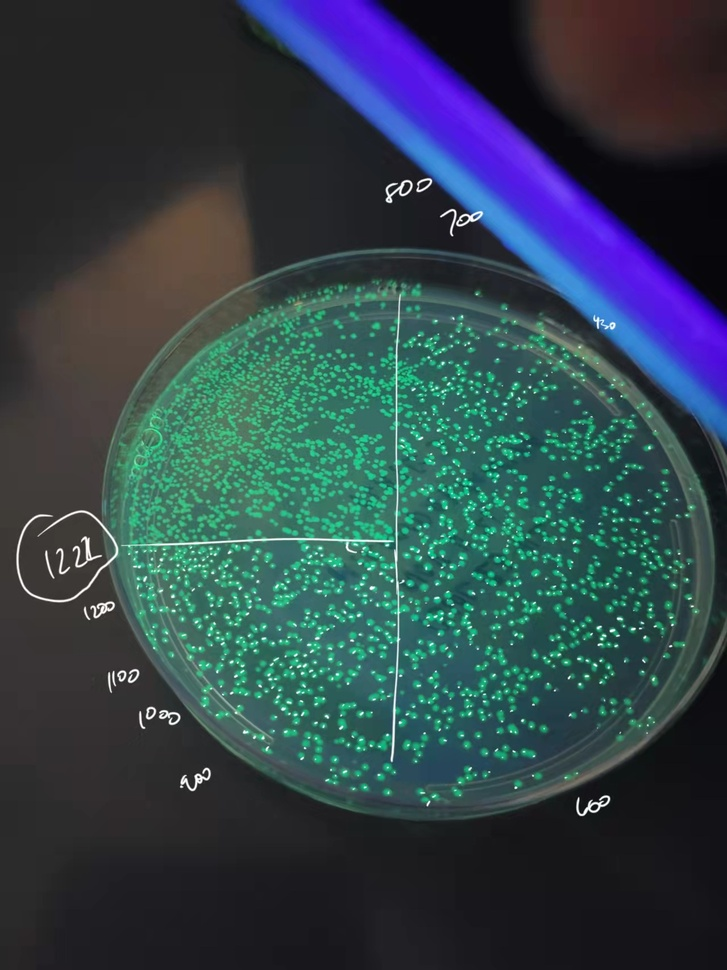
#> input picture labImage.JPG, 727 x 970 px, shrunk from 1279 x 1706 before the run
$ python colonyCount.py --image labImage.JPG
#> lines starting #> are read from the running program, lines starting #| are printed output that depends on the picture; after the words box and inside, x2 and y2 are one past the last pixel; in counts of white or black regions, pixels touching at a corner belong together
#
# colonyCount.py : Identify and count E. coli colonies in a petri dish
#

import cv2
import imutils
import argparse
import numpy as np
import matplotlib.pyplot as plt

# Parse arguments
ap = argparse.ArgumentParser()
ap.add_argument("-i", "--image", type=str, required=True,
	help="path to input image")
ap.add_argument("-a", "--algorithm", type=str, required=False,
	help="detection algorithm, \"otsu\" or \"manual\"")
args = vars(ap.parse_args())

# Read input image
image = cv2.imread(args["image"])
#> image is the input picture: shape (970, 727, 3); mean B, G, R 74.5, 67.3, 48.3
useManual = args["algorithm"] == "manual"

def ManualThresholdFluorescentGreen(inputImage):
    blue = 151
    green = 200
    red = 42
    halfWin = 35

    lower_color_bounds = np.array([blue-halfWin, green-halfWin, red-halfWin])
    upper_color_bounds = np.array([blue+halfWin, green+halfWin, red+halfWin])

    newImg = cv2.inRange(inputImage, lower_color_bounds, upper_color_bounds)
    imgGray = cv2.cvtColor(newImg, cv2.COLOR_GRAY2BGR)
    (T, imgBinary) = cv2.threshold(imgGray, 200, 255, cv2.THRESH_BINARY)
    return cv2.cvtColor(imgBinary, cv2.COLOR_BGR2GRAY)

def OtsuThreshold(inputImage):
    imgGray = cv2.cvtColor(inputImage, cv2.COLOR_BGR2GRAY)
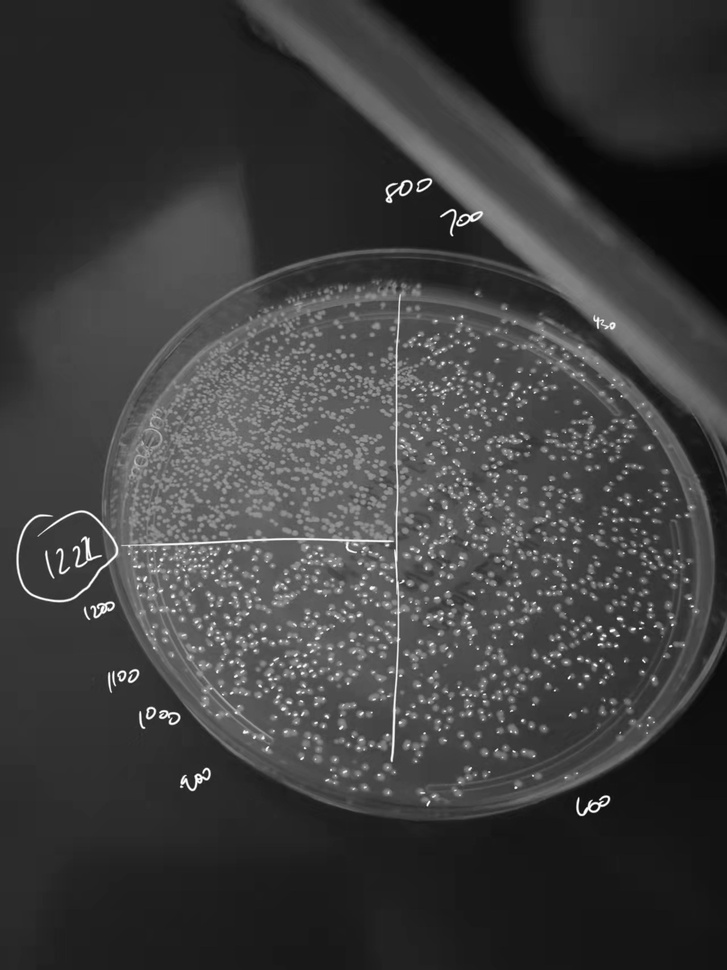
#> imgGray: shape (970, 727); min 6, max 255, mean 62.5
    (T, threshImg) = cv2.threshold(imgGray, 0, 255,
                               cv2.THRESH_OTSU)
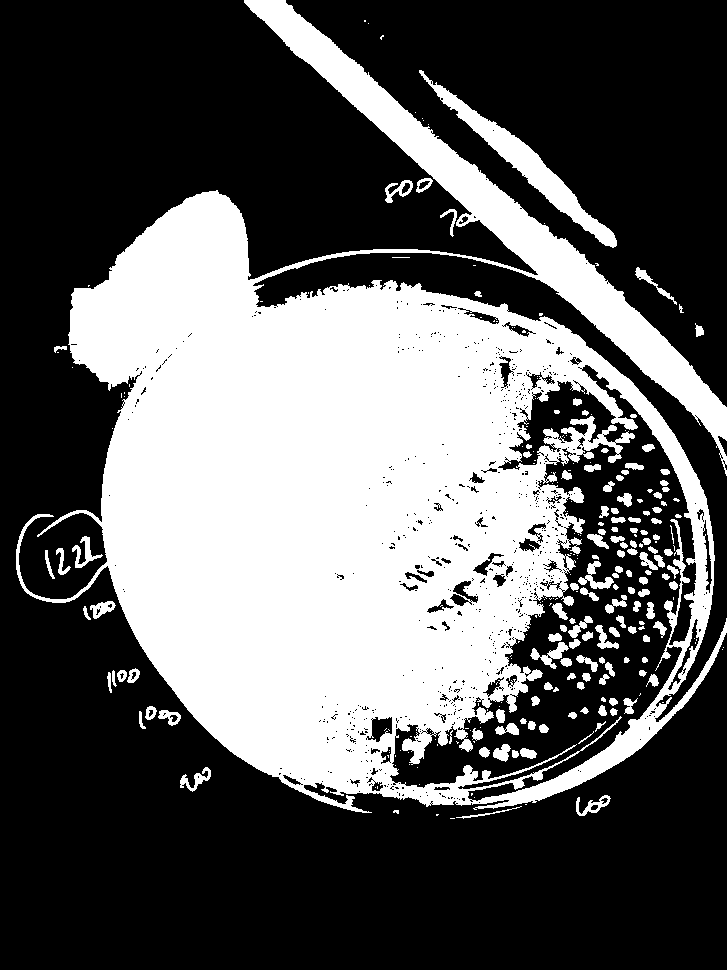
#> threshImg: shape (970, 727); 36.8% white; 268 white regions (133 under 20 px), largest, box (x1, y1, x2, y2) and area: (16, 0, 727, 813) 243834, (419, 70, 617, 248) 4483, (578, 561, 614, 589) 374
#> T = 70
    return threshImg

def DistanceTransform(inputImage):
    dist_transform = cv2.distanceTransform(inputImage, cv2.DIST_L2, 5)
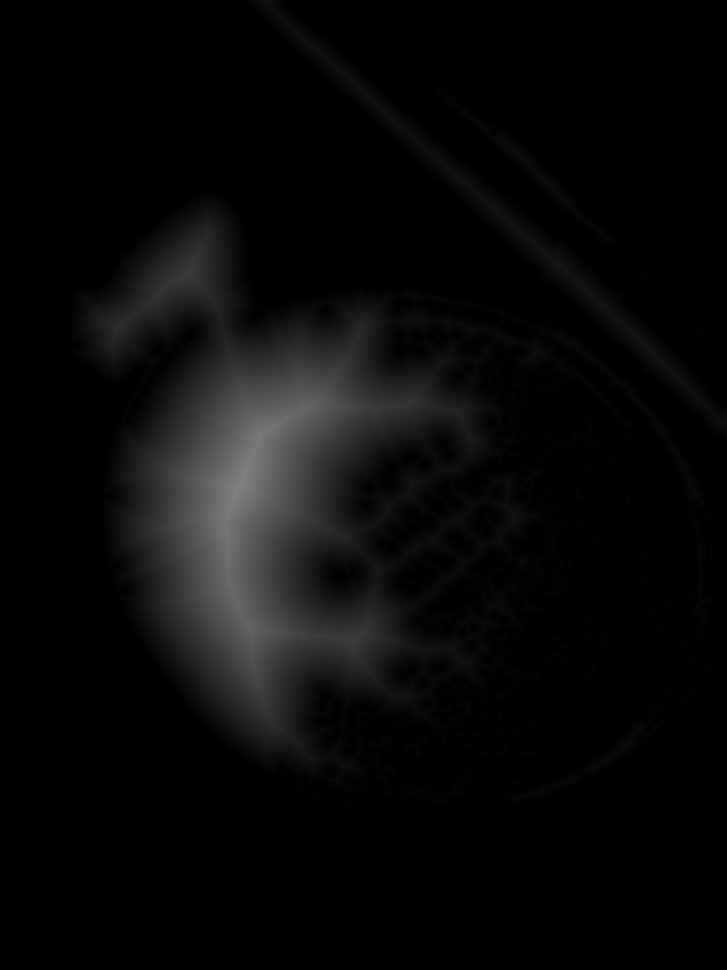
#> dist_transform: shape (970, 727) float32; min 0, max 128.9, mean 9.3
    ret, last_image =  cv2.threshold(dist_transform, 0.3*dist_transform.max(),255,0)
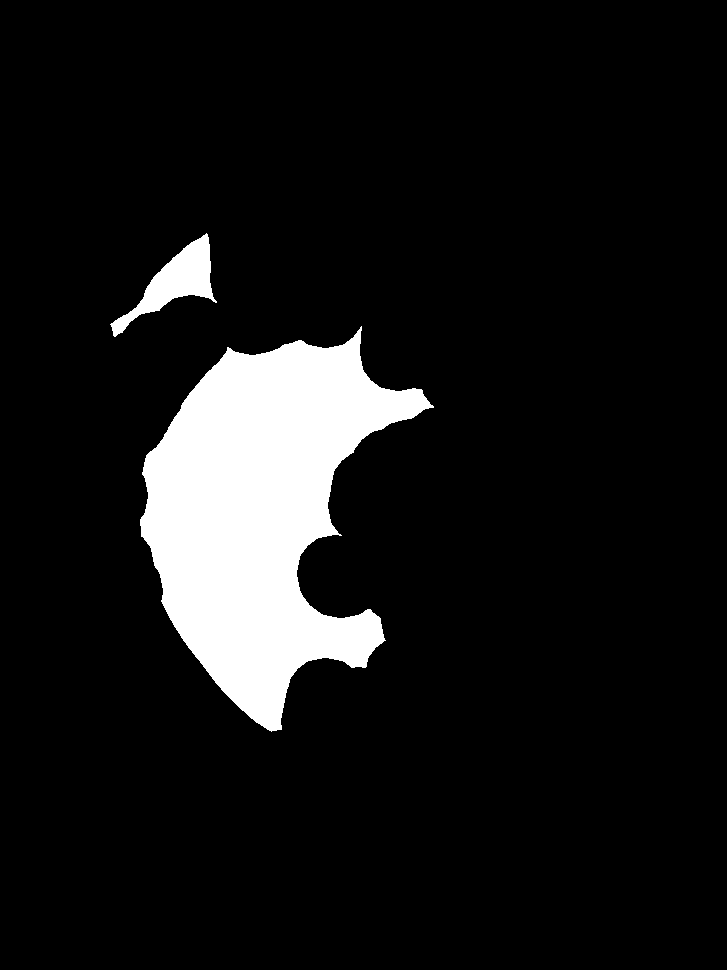
#> last_image: shape (970, 727) float32; 9.2% white; 2 white regions, box (x1, y1, x2, y2) and area: (140, 326, 434, 732) 61432, (110, 233, 217, 337) 3467
#> ret = 38.66
    return np.uint8(last_image)
#> returned value: shape (970, 727); 9.2% white; 2 white regions

def Display(count, image1, image2, image3):
    f, axs = plt.subplots(1,3,figsize=(12,5))
    axs[0].set_title("Counted Colonies: {}".format(count))
    axs[1].set_title("Object Detection")
    axs[2].set_title("Distance Transform")
    axs[0].imshow(image1)
    axs[1].imshow(image2)
    axs[2].imshow(image3)
    plt.show()

def OtsuTransform(inputImg):
    otsuImg = OtsuThreshold(inputImg)
    return DistanceTransform(otsuImg)

def ManualTransfor(inputImg):
    manualImg = ManualThresholdFluorescentGreen(inputImg)
    return DistanceTransform(manualImg)

recognitionImg = OtsuThreshold(image)
distanceImg = OtsuTransform(image)

if useManual:
    recognitionImg = ManualThresholdFluorescentGreen(image)
    distanceImg = ManualTransfor(image)

cnts = cv2.findContours(distanceImg.copy(), cv2.RETR_EXTERNAL,
	cv2.CHAIN_APPROX_SIMPLE)
#> cnts = 2 contours; box (x1, y1, x2, y2) and area: (140, 326, 434, 732) 60837, (110, 233, 217, 337) 3316

cnts = imutils.grab_contours(cnts)

print("Count: %d" % (len(cnts)))
#| Count: 2

for (i, c) in enumerate(cnts):
	cv2.drawContours(image, [c], -1, (255, 0, 0), 2)
#> this loop made 2 passes
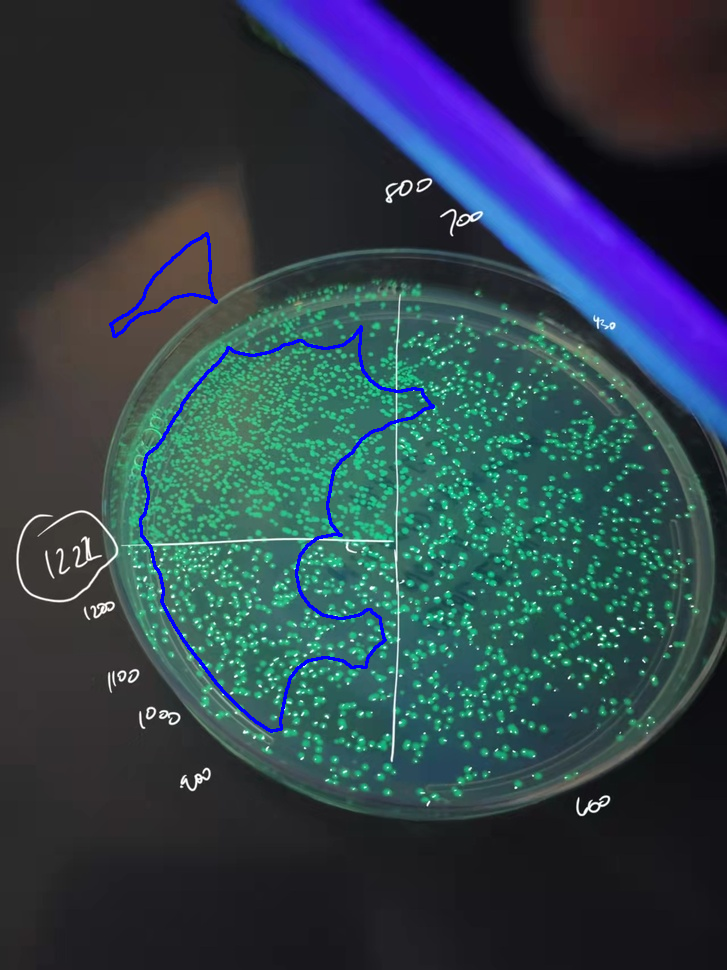
#> image: shape (970, 727, 3); 0.81% of pixels changed, all inside (x1, y1, x2, y2) = (109, 232, 435, 733)

Display(len(cnts), image,
        recognitionImg,
        distanceImg)
